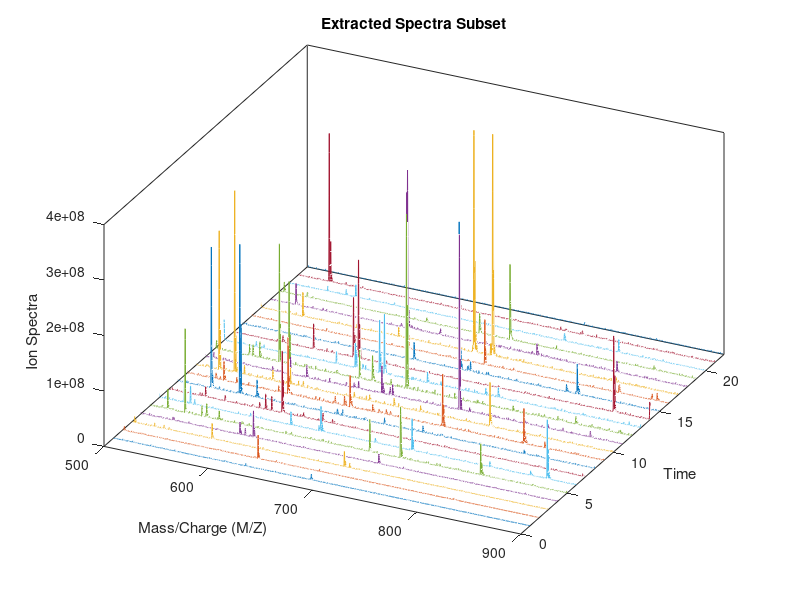

Reproduce this figure in MATLAB.
%%
% This is an example of how to create a 3D plot in MATLAB&#174;.
% 
% Read about the <http://www.mathworks.com/help/matlab/ref/plot3.html |plot3|> function in the MATLAB documentation.
%
% For more examples, go to <http://www.mathworks.com/discovery/gallery.html MATLAB Plot Gallery>
%
% Copyright 2012-2014 The MathWorks, Inc.

% Load the spectra data
load spectraData masscharge time spectra

% Create the 3D plot
figure
plot3(masscharge, time, spectra)
box on

% Set the viewing angle and the axis limits
view(26, 42)
axis([500 900 0 22 0 4e8])

% Add title and axis labels
xlabel('Mass/Charge (M/Z)')
ylabel('Time')
zlabel('Ion Spectra')
title('Extracted Spectra Subset')
